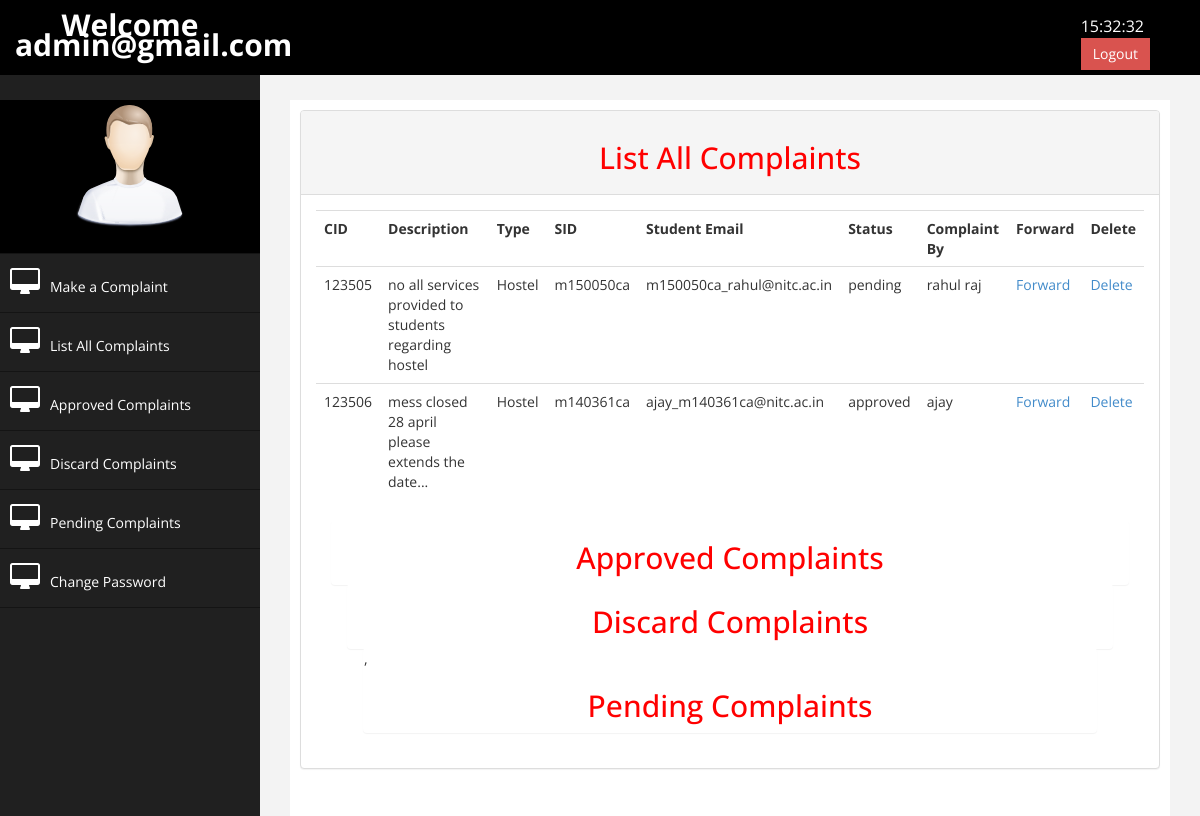
Screenshot of /caretaker/xxxxx/index.php?listall (signed in) with the database file from the repository.
### tables this page shows
CREATE TABLE `complaint` (
  `cid` int(6) NOT NULL,
  `description` varchar(400) NOT NULL,
  `sid` varchar(15) NOT NULL,
  `type` varchar(25) NOT NULL,
  `SEmail` varchar(250) NOT NULL,
  `status` varchar(15) NOT NULL,
  `Cby` varchar(25) NOT NULL,
  `date` timestamp NOT NULL DEFAULT CURRENT_TIMESTAMP
);

### caretaker/xxxxx/index.php (the view, shortened to what this page needs)
<?php
 $conn  = new mysqli('localhost','root','root','complaint_nitc17');
?>
<!DOCTYPE html>
<head>
    <link href="assets/css/bootstrap.css" rel="stylesheet" />
    <link href="assets/css/font-awesome.css" rel="stylesheet" />
    <link href="assets/js/morris/morris-0.4.3.min.css" rel="stylesheet" />
    <link href="assets/css/custom.css" rel="stylesheet" />
</head>
<body>
    <div id="wrapper">
        <nav class="navbar navbar-default navbar-cls-top " role="navigation" style="margin-bottom: 0">
            <div class="navbar-header">
                <a class="navbar-brand" href="index.html" style="background-color:black;">Welcome <?php echo $_SESSION['userMail'];?></a>
            </div>
        <div style="color: white;
            padding: 15px 50px 5px 50px;
            float: right;
            font-size: 16px;">
        <div id="txt" style="color:white;">
        </div><a href="logout.php" class="btn btn-danger square-btn-adjust">Logout</a> </div>
        </nav>
        <nav class="navbar-default navbar-side" role="navigation">
            <div class="sidebar-collapse">
                <ul class="nav" id="main-menu">
				    <li class="text-center">
                        <img src="assets/img/find_user.png" class="user-image img-responsive"/>
					</li>
				        <li>
                        <a  href="Makecomplaint.html" id="makecAll"><i class="fa fa-desktop fa-2x"></i>Make a Complaint</a>
                    </li>
                    <li>
                        <a  href="index.php?listall" id="listAll"><i class="fa fa-desktop fa-2x"></i>List All Complaints</a>
                    </li>
                    <li>
                         <a  href="index.php?approvedall" id="approvedAll"><i class="fa fa-desktop fa-2x"></i>Approved Complaints</a>
                    </li>
                    <li>
                        <a  href="index.php?discardall" id="discardAll"><i class="fa fa-desktop fa-2x"></i>Discard Complaints</a>
                    </li>
                     <li>
                        <a  href="index.php?pendingall" id="pendingAll"><i class="fa fa-desktop fa-2x"></i>Pending Complaints</a>
                    </li>
                    <li>
                         <a  href="" id="All"><i class="fa fa-desktop fa-2x"></i>Change Password</a>
                    </li>
                </ul>
            </div>
        </nav>
        <div id="page-wrapper" >
            <div id="page-inner">
            <div class="row">
                <div class="col-md-12 col-sm-12 col-xs-12">
                    <div class="panel panel-default">
                        <div class="panel-heading">
                            <h2 align="center">List All Complaints</h2>
                        </div>
                        <div class="panel-body">
                            <div class="" id="lisAll">
                                    <?php
                                        if(isset($_GET['listall']))
                                        {
                                            $listAll = "SELECT * FROM `complaint` WHERE 1";
                                            $result = $conn->query($listAll);
                                              if($result->num_rows>0){
                                                     echo '<table class="table ">';
                                                    echo '<tr><th>CID</th>
                                                            <th>Description</th>
                                                            <th>Type</th>
                                                            <th>SID</th>
                                                            <th>Student Email</th>
                                                            <th>Status</th>
                                                            <th>Complaint By</th>
                                                            <th>Forward</th>
                                                            <th>Delete</th><tr>';
                                                    while($temp = $result->fetch_assoc()){
                                                         echo  '<tr><td>'.$temp['cid'].'</td>';
                                                        echo  '<td>'.$temp['description'].'</td>';
                                                        echo  '<td>'.$temp['type'].'</td>';
                                                        echo  '<td>'.$temp['sid'].'</td>';
                                                        echo  '<td>'.$temp['SEmail'].'</td>';
                                                        echo  '<td>'.$temp['status'].'</td>';
                                                        echo  '<td>'.$temp['Cby'].'</td>';
                                                          echo  '<td><a href="index.php?forwardId='.$temp['cid'].'">Forward</a></td>';
                                                        echo  '<td><a href="index.php?deleteId='.$temp['cid'].'">Delete </a></td><tr>';
                                                    }
                                                    echo '</table>';
                                                  } else{
                                                echo 'No Complaint is found ';
                                              }
                                        }
                                    ?>
 <div id="page-wrapper1" >
            <div id="page-inner1">
            <div class="row1">
                <div class="col-md-12 col-sm-12 col-xs-121">
                    <div class="panel panel-default1">
                        <div class="panel-heading1">
                            <h2 align="center">Approved Complaints </h2>
                        </div>
                        <div class="panel-body1">
                            <div class="" id="approvedAll">
 <div id="page-wrapper2" >
            <div id="page-inner2">
            <div class="row2">
                <div class="col-md-12 col-sm-12 col-xs-122">
                    <div class="panel panel-default2">
                        <div class="panel-heading2">
                            <h2 align="center">Discard Complaints </h2>
                        </div>
                        <div class="panel-body2">
                            <div class="" id="discardAll">
 <div id="page-wrapper3" >
            <div id="page-inner3">
            <div class="row3">
                <div class="col-md-12 col-sm-12 col-xs-123">
                    <div class="panel panel-default3">
                        <div class="panel-heading3">
                            ,<h2 align="center">Pending Complaints </h2>
                        </div>
                    </div>
                </div>
            </div>
    </div>
            </div>
        </div>
</body>
</html>

### caretaker/xxxxx/assets/css/custom.css (style rules this page uses)
body { font-family: 'Open Sans', sans-serif; }
#wrapper { width: 100%; background:#202020; }
#page-wrapper { padding: 15px 15px; min-height: 600px; background:#F3F3F3; }
#page-inner { width:100%; margin:10px 20px 10px 0px; background-color:#fff!important; padding:10px; min-height:1200px; }
.text-center { text-align:center; }
h2 { color: #f00; }
.square-btn-adjust { border: 0px solid transparent; -webkit-border-radius: 0px; -moz-border-radius: 0px; border-radius: 0px; }
.user-image { margin: 25px auto; -webkit-border-radius: 10px; -moz-border-radius: 10px; border-radius: 10px; max-height:170px; max-width:170px; }
.navbar-cls-top .navbar-brand { color: #fff; background: #C90000; width: 260px; text-align: center; height: 60px; font-size: 30px; font-weight: 700; }
.sidebar-collapse , .sidebar-collapse .nav { background:none; }
.sidebar-collapse .nav { padding:0; }
.sidebar-collapse .nav > li > a { color:#fff; background:#202020; text-shadow:none; }
.sidebar-collapse > .nav > li > a { padding:15px 10px; }
.sidebar-collapse > .nav > li { border-bottom: 1px solid rgba(107, 108, 109, 0.19); }
.navbar-side { border:none; background-color: #202020; }
.navbar-cls-top { background:#4D4D4D; border-bottom:none; }
.navbar-default { border:0px solid black; }
.navbar-header { background: #A70303; }
.nav > li > a > i { margin-right:10px; }
@media (min-width:768px) { #page-wrapper { margin: 0 0 0 260px; padding: 15px 30px; min-height: 1200px; } }
@media (min-width:768px) { .navbar-side { z-index: 1; position: absolute; width: 260px; } }
@media (min-width:768px) { .navbar { border-radius: 0px; } }

### caretaker/xxxxx/index.php (style rules this page uses)
.navbar { background-color: black; }
.navbar-header { background-color:black; }
.nav li { background-color:black; }

### rows the page displays
complaint: cid "123505", description "no all services provided to students regarding hostel", type "Hostel", sid "m150050ca", SEmail "m150050ca_rahul@nitc.ac.in", status "pending", Cby "rahul raj"
complaint: cid "123506", description "mess closed 28 april please extends the date...", type "Hostel", sid "m140361ca", SEmail "ajay_m140361ca@nitc.ac.in", status "approved", Cby "ajay"

### other values shown
$_SESSION['userMail'] "admin@gmail.com"
